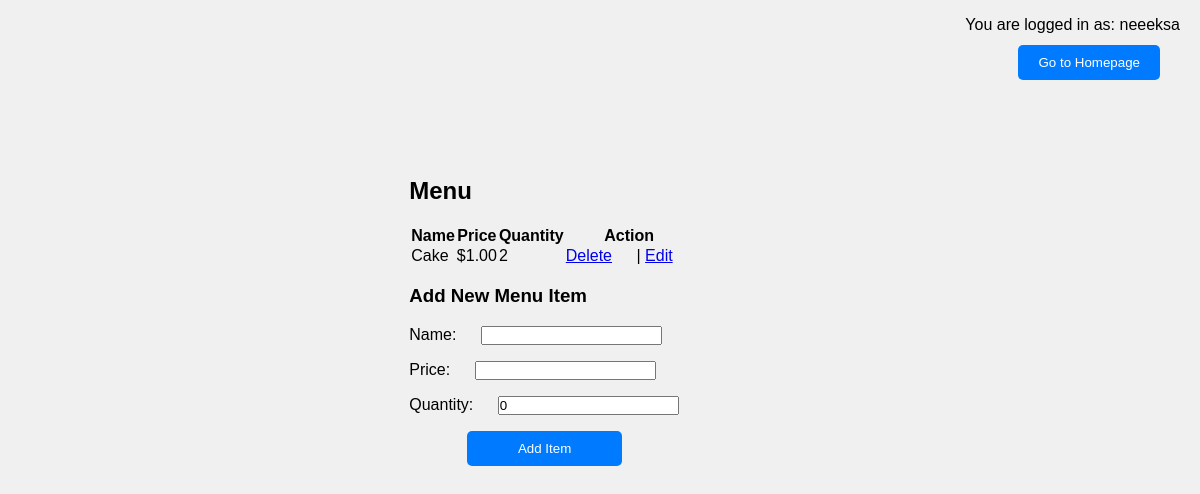
Before: /menu/ (signed in) with the older database file.
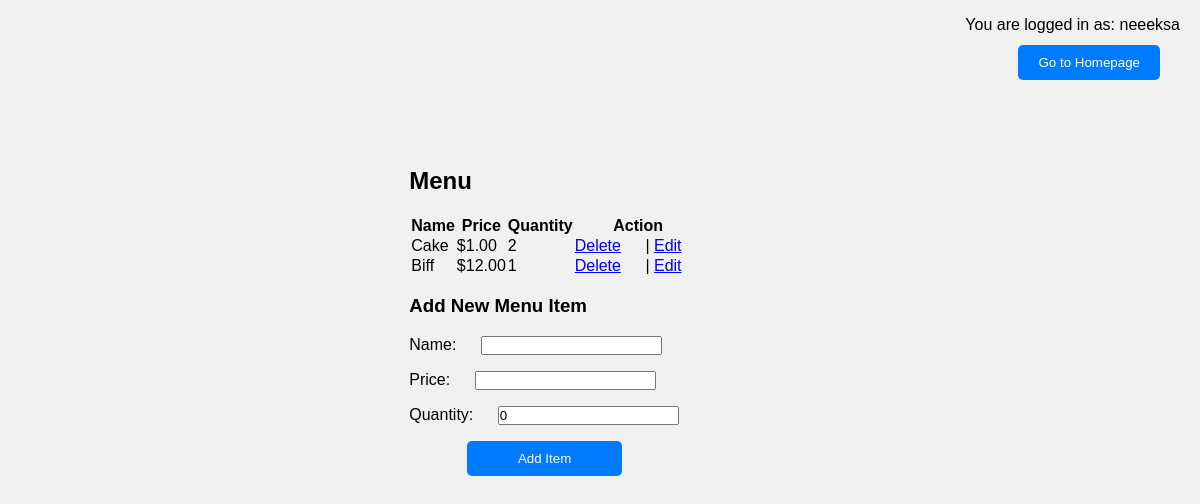
After: the same page with the newer database file.
### main/models.py (models this page shows, shortened)
class MenuItem(models.Model):
    name = models.CharField(max_length=100)
    price = models.DecimalField(max_digits=10, decimal_places=2)
    quantity = models.IntegerField(default=0)  # Добавляем новое поле quantity
    ingredients = models.ManyToManyField(Ingredient, through='RecipeRequirement')

### main/views.py (the view)
# urls.py: path('menu/', views.menu, name='menu'),
def menu(request):
    if request.method == 'POST':
        form = MenuItemForm(request.POST)
        if form.is_valid():
            form.save()
            return redirect('menu')
    else:
        form = MenuItemForm()
    menu_items = MenuItem.objects.all()
    ingredients = Ingredient.objects.all()  # Получаем все ингредиенты
    context = {
        'menu_items': menu_items,
        'form': form,
        'ingredients': ingredients,  # Передаем список ингредиентов в контекст
    }
    return render(request, 'main/menu.html', context)

### main/forms.py
class MenuItemForm(forms.ModelForm):
    class Meta:
        model = MenuItem
        fields = ['name', 'price', 'quantity']  # Добавляем поле quantity

### main/templates/main/menu.html (shortened to what this page needs)
{% extends 'main/base.html' %}
{% block content %}
{% if request.user.is_authenticated %}
    <p class="logged-in-user">You are logged in as: {{ request.user.username }}</p>
    <h2>Menu</h2>
    <table>
        <thead>
            <tr>
                <th>Name</th>
                <th>Price</th>
                <th>Quantity</th>
                <th>Action</th>
            </tr>
        </thead>
        <tbody>
            {% for item in menu_items %}
            <tr>
                <td>{{ item.name }}</td>
                <td>${{ item.price }}</td>
                <td>{{ item.quantity }}</td>
                <td>
                    <a href="{% url 'confirm_delete_menu_item' item.id %}">Delete</a> |
                    <a href="{% url 'edit_menu_item' item.id %}">Edit</a>
                </td>
            </tr>
            {% endfor %}
        </tbody>
    </table>
    <h3>Add New Menu Item</h3>
    <form method="post">
        {{ form.as_p }}
        <button type="submit">Add Item </button>
    </form>
    <br>
    <button class="go_to_homepage" onclick="location.href='{% url 'index' %}'">Go to Homepage</button>
{% else %}
    <p>You are not logged in.</p>
    <a href="{% url 'login' %}">Login</a> | <a href="{% url 'signup' %}">Sign Up</a>
{% endif %}
{% endblock %}

Changed rows visible on the page:
added MenuItem: name "Biff", price "12.00", quantity "1"
